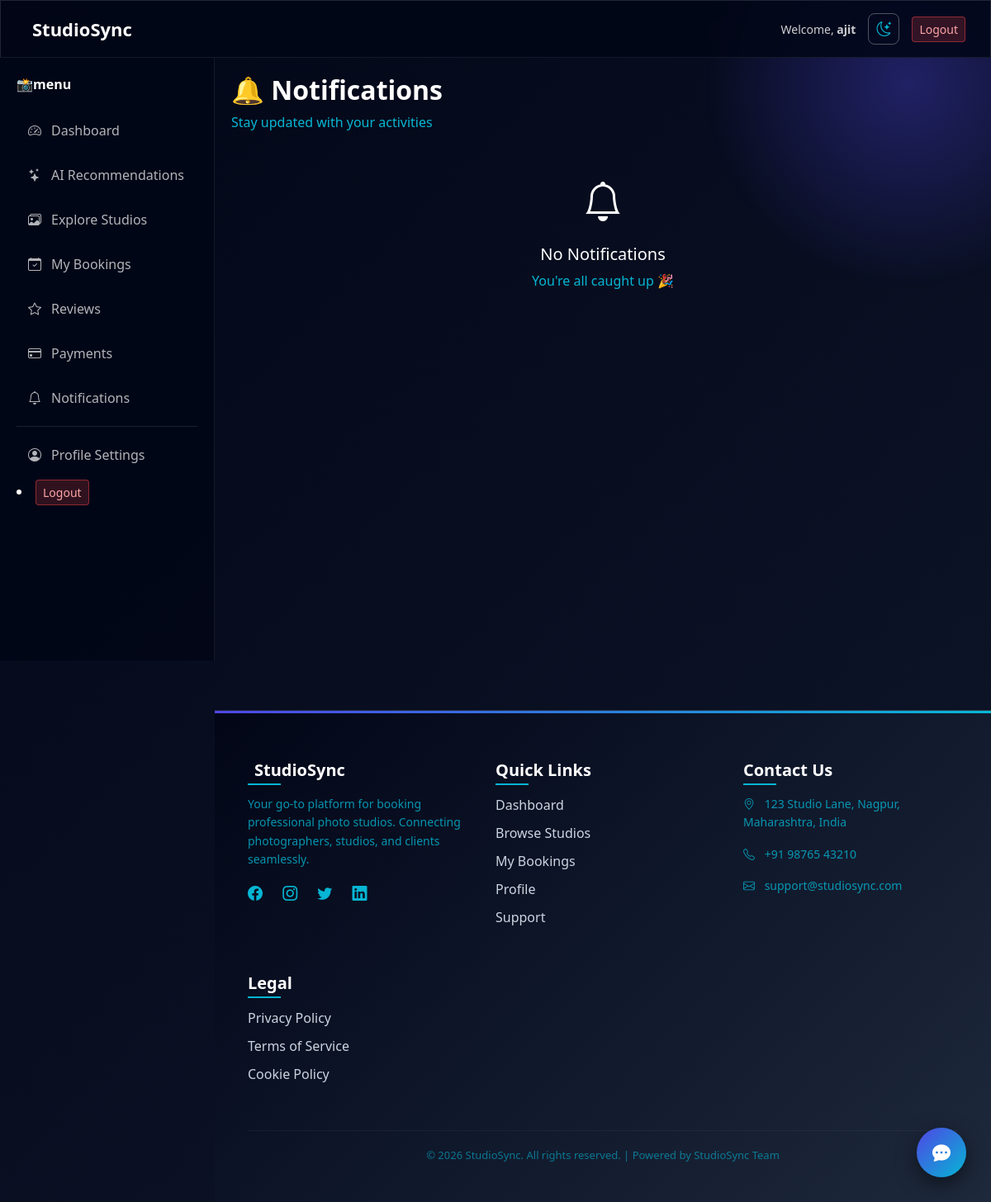
The app's page /notifications/notifications (signed in), older data.
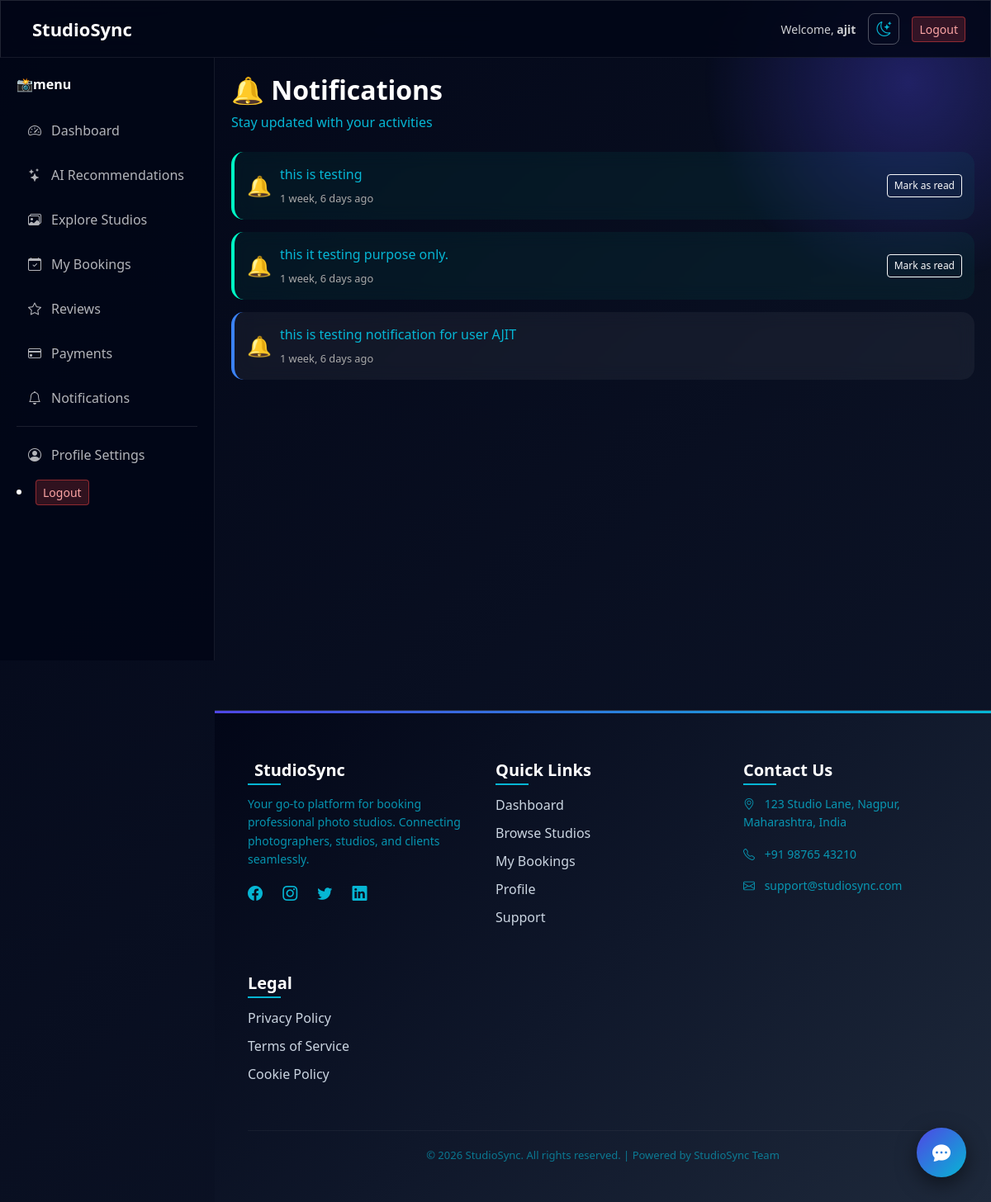
The same page, newer data.
### accounts/models.py (models this page shows, shortened)
class CustomUser(AbstractUser):
    ROLE_CHOICES = (
        ('USER', 'User'),
        ('STUDIO', 'Studio'),
        ('ADMIN', 'Admin'),
    )
    role = models.CharField(
        max_length=10,
        choices=ROLE_CHOICES,
        default='USER'   # 🔥 important default
    )
    phone = models.CharField(max_length=15, blank=True, null=True)
    profile_image = models.ImageField(upload_to='profiles/', blank=True, null=True)
    studio_name = models.CharField(max_length=200, blank=True, null=True)
    owner_name = models.CharField(max_length=200, blank=True, null=True)
    address = models.TextField(blank=True, null=True)
    description = models.TextField(blank=True, null=True)
    license = models.FileField(upload_to='licenses/', blank=True, null=True)
    portfolio = models.FileField(upload_to='portfolios/', blank=True, null=True)
    bio = models.TextField(blank=True, null=True)
    def __str__(self):
        return f"{self.username} - {self.role}"

### notifications/models.py (models this page shows, shortened)
class Notification(models.Model):
    user = models.ForeignKey(settings.AUTH_USER_MODEL, on_delete=models.CASCADE)
    message = models.TextField()
    type = models.CharField(max_length=50, default="general")
    is_read = models.BooleanField(default=False)
    created_at = models.DateTimeField(auto_now_add=True)

### accounts/decorators.py (the view)
        def wrapper(request, *args, **kwargs):
            if request.user.role in allowed_roles:
                return view_func(request, *args, **kwargs)
            return redirect('login')

### notifications/views.py (called while the page is built)
@login_required
@role_required(['USER'])
def user_notifications(request):
    notifications = Notification.objects.filter(user=request.user).order_by('-created_at')
    print("Logged user:", request.user)
    print("Notifications count:", notifications.count())
    return render(request, 'user/dashboard/user_notifications.html', {
        'notifications': notifications
    })

### templates/user/dashboard/user_notifications.html (shortened to what this page needs)
{% extends  "user/dashboard/user_base.html"  %}
{% block content %}
<div class="container-fluid notifications-container">
    <div class="mb-4">
        <h2 class="fw-bold">🔔 Notifications</h2>
        <p>Stay updated with your activities</p>
    </div>
    {% if notifications %}
        {% for n in notifications %}
        <div class="notification-card {% if not n.is_read %}unread{% endif %} d-flex justify-content-between align-items-center">
            <div class="d-flex align-items-center">
                <div class="notification-icon">
                    {% if n.type == "booking" %}
                        📅
                    {% elif n.type == "payment" %}
                        💳
                    {% elif n.type == "review" %}
                        ⭐
                    {% else %}
                        🔔
                    {% endif %}
                </div>
                <div>
                    <p class="mb-1">{{ n.message }}</p>
                    <span class="time">{{ n.created_at|timesince }} ago</span>
                </div>
            </div>
            {% if not n.is_read %}
            <a href="{% url 'notifications:mark_read' n.id %}"
               class="btn btn-outline-light btn-sm mark-btn">
                Mark as read
            </a>
            {% endif %}
        </div>
        {% endfor %}
    {% else %}
    <div class="text-center mt-5">
        <i class="bi bi-bell" style="font-size: 3rem;"></i>
        <h5 class="mt-3">No Notifications</h5>
        <p>You're all caught up 🎉</p>
    </div>
    {% endif %}
</div>
{% endblock %}

### templates/user/dashboard/user_base.html (shortened to what this page needs)
{% load static %}
<!DOCTYPE html>
<html lang="en">
<head>
    <link href="https://cdn.jsdelivr.net/npm/bootstrap@5.3.2/dist/css/bootstrap.min.css" rel="stylesheet">
    <link href="https://cdn.jsdelivr.net/npm/bootstrap-icons/font/bootstrap-icons.css" rel="stylesheet">
    <link rel="stylesheet" href="{% static 'css/user/dashboard.css' %}">
</head>
<body>
    <header class="top-header glass">
        <div class="header-content">
            <div class="logo">
                 StudioSync
            </div>
            <nav class="header-nav">
                <span class="welcome-text">Welcome, <strong>{{ user.username }}</strong></span>
                <button class="btn-theme" title="Toggle Theme" onclick="toggleTheme()">
                    <i class="bi bi-moon-stars"></i>
                </button>
                <a href="{% url 'logout' %}">
                    <button type="submit" class="btn btn-danger btn-sm">
                        Logout
                    </button>
                </a>
            </nav>
        </div>
    </header>
    <div class="dashboard-wrapper">
        <aside class="sidebar" id="sidebar">
            <div class="sidebar-header">
                <span class="sidebar-title">📸menu</span>
            </div>
            <nav class="sidebar-menu">
                <a href="{% url 'user_dashboard' %}"
                    class="menu-item {% if request.resolver_match.url_name == 'user_dashboard' %}active{% endif %}">
                    <i class="bi bi-speedometer2"></i>
                    <span>Dashboard</span>
                </a>
                <a href="{% url 'user_recommendations' %}"
                    class="menu-item {% if request.resolver_match.url_name == 'user_recommendations' %}active{% endif %}">
                    <i class="bi bi-stars"></i>
                    <span>AI Recommendations</span>
                </a>
                <a href="{% url 'explore_studios' %}"
                    class="menu-item {% if request.resolver_match.url_name == 'explore_studios' %}active{% endif %}">
                    <i class="bi bi-images"></i>
                    <span>Explore Studios</span>
                </a>
                <a href="{% url 'user_bookings' %}"
                    class="menu-item {% if request.resolver_match.url_name == 'user_bookings' %}active{% endif %}">
                    <i class="bi bi-calendar-check"></i>
                    <span>My Bookings</span>
                </a>
                <a href="{% url 'user_reviews' %}"
                    class="menu-item {% if request.resolver_match.url_name == 'user_reviews' %}active{% endif %}">
                    <i class="bi bi-star"></i>
                    <span>Reviews</span>
                </a>
                <a href="{% url 'user_payments' %}"
                    class="menu-item {% if request.resolver_match.url_name == 'user_payments' %}active{% endif %}">
                    <i class="bi bi-credit-card"></i>
                    <span>Payments</span>
                </a>
                <a href="{% url 'user_notifications' %}"
                    class="menu-item {% if request.resolver_match.url_name == 'user_notifications' %}active{% endif %}">
                    <i class="bi bi-bell"></i>
                    <span>Notifications</span>
                </a>
                <div class="menu-divider"></div>
                <a href="{% url 'user_profile' %}"
                    class="menu-item {% if request.resolver_match.url_name == 'user_profile' %}active{% endif %}">
                    <i class="bi bi-person-circle"></i>
                    <span>Profile Settings</span>
                </a>
                <li class="nav-item">
                    <form action="{% url 'logout' %}" method="POST" class="d-inline">
                        <button type="submit" class="btn btn-danger btn-sm">
                            Logout
                        </button>
                    </form>
                </li>
            </nav>
        </aside>
        <div class="content-wrapper" id="contentWrapper">
            <main class="main-content">
                {% block content %}
                {% endblock %}
            </main>
            <footer class="footer">
                <div class="footer-content">
                    <div class="footer-section">
                        <h5> StudioSync</h5>
                        <p>Your go-to platform for booking professional photo studios. Connecting photographers,
                            studios,
                            and
                            clients seamlessly.</p>
                        <div class="social-links">
                            <a href="#" aria-label="Facebook" title="Facebook"><i class="bi bi-facebook"></i></a>
                            <a href="#" aria-label="Instagram" title="Instagram"><i class="bi bi-instagram"></i></a>
                            <a href="#" aria-label="Twitter" title="Twitter"><i class="bi bi-twitter"></i></a>
                            <a href="#" aria-label="LinkedIn" title="LinkedIn"><i class="bi bi-linkedin"></i></a>
                        </div>
                    </div>
                    <div class="footer-section">
                        <h5>Quick Links</h5>
                        <ul>
                            <li><a href="{% url 'user_dashboard' %}">Dashboard</a></li>
                            <li><a href="{% url 'user_dashboard' %}#featured">Browse Studios</a></li>
                            <li><a href="{% url 'user_bookings' %}">My Bookings</a></li>
                            <li><a href="{% url 'user_profile' %}">Profile</a></li>
                            <li><a href="#">Support</a></li>
                        </ul>
                    </div>
                    <div class="footer-section">
                        <h5>Contact Us</h5>
                        <p><i class="bi bi-geo-alt"></i> 123 Studio Lane, Nagpur, Maharashtra, India</p>
                        <p><i class="bi bi-telephone"></i> +91 98765 43210</p>
                        <p><i class="bi bi-envelope"></i> support@studiosync.com</p>
                    </div>
                    <div class="footer-section">
                        <h5>Legal</h5>
                        <ul>
                            <li><a href="#">Privacy Policy</a></li>
                            <li><a href="#">Terms of Service</a></li>
                            <li><a href="#">Cookie Policy</a></li>
                        </ul>
                    </div>
                </div>
                <div class="footer-bottom">
                    <p>&copy; 2026 StudioSync. All rights reserved. | Powered by StudioSync Team</p>
                </div>
            </footer>
        </div>
    </div>
    <div class="chat-toggle" onclick="toggleChat()" title="Open Chat">
        <i class="bi bi-chat-dots-fill"></i>
    </div>
</body>
</html>

### templates/user/dashboard/user_notifications.html (style rules this page uses)
.notifications-container { padding: 20px; }
.notification-card { background: rgba(255,255,255,0.05); border-radius: 15px; padding: 15px; margin-bottom: 15px; backdrop-filter: blur(10px); border-left: 4px solid #3b82f6; transition: 0.3s; }
.notification-card.unread { border-left: 4px solid #00f5c4; background: rgba(0,245,196,0.05); }
.notification-icon { font-size: 1.5rem; margin-right: 10px; }
.time { font-size: 0.8rem; color: #aaa; }
.mark-btn { font-size: 0.75rem; }

Row changes from the older to the newer data that the page shows:
added Notification: message "this is testing", created_at "1 week, 6 days", is_read "Mark as read"
added Notification: message "this it testing purpose only.", created_at "1 week, 6 days", is_read "Mark as read"
added Notification: message "this is testing notification for user AJIT", created_at "1 week, 6 days", is_read True (drawn)
Text that changed along with them:
text no longer shown: "No Notifications You're all caught up 🎉"
